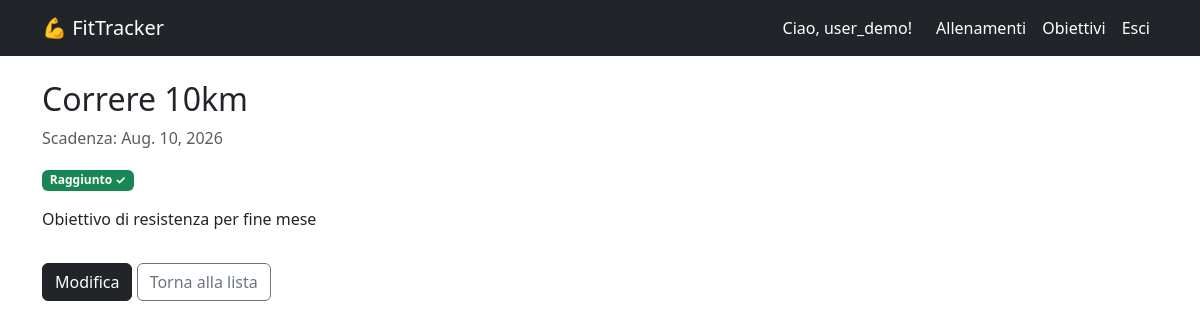
/goals/2/ (signed in), run on the app's committed database.
### accounts/models.py (models this page shows, shortened)
class CustomUser(AbstractUser):
    ROLE_CHOICES = (
        ('user', 'Utente'),
        ('coach', 'Coach'),
    )
    role = models.CharField(max_length = 10, choices = ROLE_CHOICES, default = 'user')
    bio = models.TextField(blank = True)
    birth_date = models.DateField(null = True, blank = True)
    groups = models.ManyToManyField (
        'auth.Group',
        related_name = 'customuser_set',
        blank = True
    )
    user_permissions = models.ManyToManyField (
        'auth.Permission',
        related_name = 'customuser_set',
        blank = True
    )

### workout/models.py (models this page shows, shortened)
class Goal(models.Model):
    user = models.ForeignKey(settings.AUTH_USER_MODEL, on_delete=models.CASCADE, related_name='goals')
    title = models.CharField(max_length = 200)
    description = models.TextField(blank = True)
    target_date = models.DateField(null = True, blank = True)
    achieved = models.BooleanField(default = False)

### workout/views.py (the view)
# urls.py: path('goals/<int:pk>/', views.goal_detail, name = 'goal_detail'),
@login_required
def goal_detail(request, pk):
    goal = get_object_or_404(Goal, pk = pk, user = request.user)
    return render(request, 'workout/goal_detail.html', {'goal': goal})

### workout/templates/workout/goal_detail.html
{% extends 'workout/base.html' %}
{% block content %}
<h2>{{ goal.title }}</h2>
{% if goal.target_date %}
    <p class = "text-muted">Scadenza: {{ goal.target_date }}</p>
{% endif %}
{% if goal.achieved %}
    <span class = "badge bg-success mb-3">Raggiunto ✓</span>
{% else %}
    <span class = "badge bg-warning text-dark mb-3">In corso</span>
{% endif %}
<p>{{ goal.description }}</p>
<a href = "{% url 'goal_edit' goal.pk %}" class = "btn btn-dark mt-3">Modifica</a>
<a href = "{% url 'goal_list' %}" class = "btn btn-outline-secondary mt-3">Torna alla lista</a>
{% endblock %}

### workout/templates/workout/base.html (shortened to what this page needs)
<!DOCTYPE html>
<html lang = "it">
<head>
    <link href = "https://cdn.jsdelivr.net/npm/bootstrap@5.3.0/dist/css/bootstrap.min.css" rel = "stylesheet">
</head>
<body>
<nav class = "navbar navbar-expand-lg navbar-dark bg-dark">
    <div class = " container">
        <a class = "navbar-brand" href="{% url 'home' %}">💪 FitTracker</a>
        <div class = "navbar-nav ms-auto">
            {% if user.is_authenticated %}
                <span class = "navbar-text text-white me-3"> Ciao, {{ user.username }}! </span>
                <a class = "nav-link text-white" href = "{% url 'workout_list' %}"> Allenamenti </a>
                <a class = "nav-link text-white" href = "{% url 'goal_list' %}"> Obiettivi </a>
                <a class = "nav-link text-white" href = "{% url 'logout' %}"> Esci </a>
            {% else %}
                <a class = "nav-link text-white" href = "{% url 'login' %}"> Accedi </a>
                <a class = "nav-link text-white" href = "{% url 'register' %}" > Registrati </a>
            {% endif %}
        </div>
    </div>
</nav>
<div class = "container mt-4">
    {% block content %}{% endblock %}
</div>
</body>
</html>

### data on the page
CustomUser: username "user_demo"
Goal: title "Correre 10km", target_date "Aug. 10, 2026", description "Obiettivo di resistenza per fine mese"
